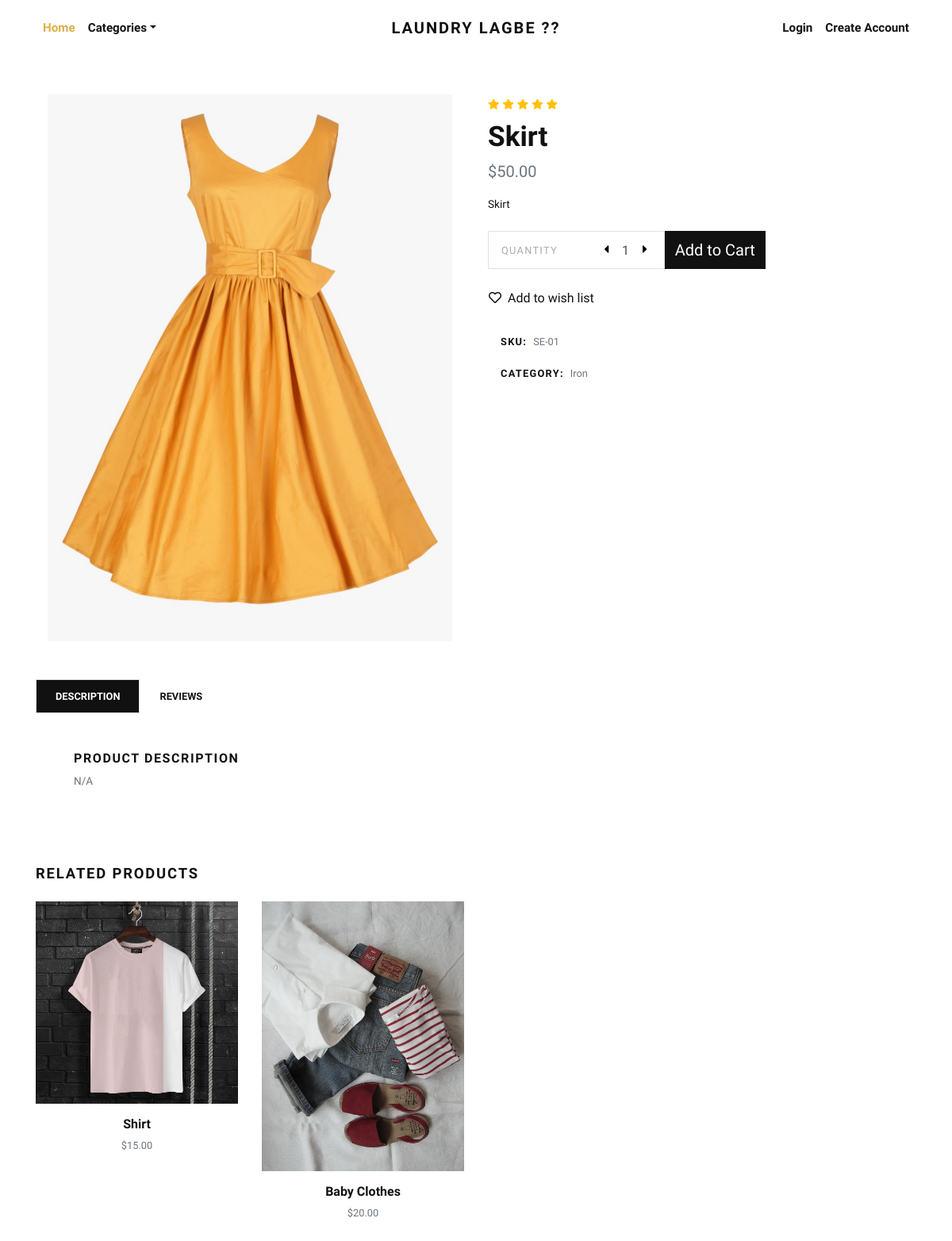
The app's page /product/skirt/ with its own data.
### store/models.py (models this page shows, shortened)
class Product(models.Model):
    title = models.CharField(max_length=150, verbose_name="Product Title")
    slug = models.SlugField(max_length=160, verbose_name="Product Slug")
    sku = models.CharField(max_length=255, unique=True, verbose_name="Unique Product ID (SKU)")
    short_description = models.TextField(verbose_name="Short Description")
    detail_description = models.TextField(blank=True, null=True, verbose_name="Detail Description")
    product_image = models.ImageField(upload_to='product', blank=True, null=True, verbose_name="Product Image")
    price = models.DecimalField(max_digits=8, decimal_places=2)
    category = models.ForeignKey(Category, verbose_name="Product Categoy", on_delete=models.CASCADE)
    is_active = models.BooleanField(verbose_name="Is Active?")
    is_featured = models.BooleanField(verbose_name="Is Featured?")
    created_at = models.DateTimeField(auto_now_add=True, verbose_name="Created Date")
    updated_at = models.DateTimeField(auto_now=True, verbose_name="Updated Date")
    class Meta:
        verbose_name_plural = 'Products'
        ordering = ('-created_at', )

class Category(models.Model):
    title = models.CharField(max_length=50, verbose_name="Category Title")
    slug = models.SlugField(max_length=55, verbose_name="Category Slug")
    description = models.TextField(blank=True, verbose_name="Category Description")
    category_image = models.ImageField(upload_to='category', blank=True, null=True, verbose_name="Category Image")
    is_active = models.BooleanField(verbose_name="Is Active?")
    is_featured = models.BooleanField(verbose_name="Is Featured?")
    created_at = models.DateTimeField(auto_now_add=True, verbose_name="Created Date")
    updated_at = models.DateTimeField(auto_now=True, verbose_name="Updated Date")
    class Meta:
        verbose_name_plural = 'Categories'
        ordering = ('-created_at', )
    def __str__(self):
        return self.title

### store/views.py (the view)
# urls.py: path('product/<slug:slug>/', views.detail, name="product-detail"),
def detail(request, slug):
    product = get_object_or_404(Product, slug=slug)
    related_products = Product.objects.exclude(id=product.id).filter(is_active=True, category=product.category)
    context = {
        'product': product,
        'related_products': related_products,
    }
    return render(request, 'store/detail.html', context)

### store/context_preprocessors.py (called while the page is built)
def store_menu(request):
    categories = Category.objects.filter(is_active=True)
    context = {
        'categories_menu': categories,
    }
    return context

def cart_menu(request):
    if request.user.is_authenticated:
        cart_items= Cart.objects.filter(user=request.user)
        context = {
            'cart_items': cart_items,
        }
    else:
        context = {}
    return context

### templates/store/detail.html (shortened to what this page needs)
{% extends 'base.html' %}
{% load static %}
    {% block content %}
      <section class="py-5">
        <div class="container">
          <div class="row mb-5">
            <div class="col-lg-6">
              <div class="row m-sm-0">
                <div class="col-sm-12 order-1 order-sm-2">
                  <div class="owl-carousel product-slider" data-slider-id="1">
                    {% if product.product_image %}
                      <a class="d-block" href="{{product.product_image.url}}" data-lightbox="product" title="{{product.title}}"><img class="img-fluid" src="{{product.product_image.url}}" alt="{{product.title}}"></a>
                      {% else %}
                      <a class="d-block" href="{% static 'img/product-detail-1.jpg' %}" data-lightbox="product" title="{{product.title}}"><img class="img-fluid" src="{% static 'img/product-detail-1.jpg' %}" alt="{{product.title}}"></a>
                    {% endif %}
                  </div>
                </div>
              </div>
            </div>
            <div class="col-lg-6">
              <ul class="list-inline mb-2">
                <li class="list-inline-item m-0"><i class="fas fa-star small text-warning"></i></li>
                <li class="list-inline-item m-0"><i class="fas fa-star small text-warning"></i></li>
                <li class="list-inline-item m-0"><i class="fas fa-star small text-warning"></i></li>
                <li class="list-inline-item m-0"><i class="fas fa-star small text-warning"></i></li>
                <li class="list-inline-item m-0"><i class="fas fa-star small text-warning"></i></li>
              </ul>
              <h1>{{product.title}}</h1>
              <p class="text-muted lead">${{product.price}}</p>
              <p class="text-small mb-4">{{product.short_description}}</p>
              <div class="row align-items-stretch mb-4">
                <div class="col-sm-5 pr-sm-0">
                  <div class="border d-flex align-items-center justify-content-between py-1 px-3 bg-white border-white"><span class="small text-uppercase text-gray mr-4 no-select">Quantity</span>
                    <div class="quantity">
                      <button class="dec-btn p-0"><i class="fas fa-caret-left"></i></button>
                      <input name="quantity" class="form-control border-0 shadow-0 p-0" type="text" value="1">
                      <button class="inc-btn p-0"><i class="fas fa-caret-right"></i></button>
                    </div>
                  </div>
                </div>
                <div class="col-sm-3 pl-sm-0">
                  <form action="{% url 'store:add-to-cart' %}">
                    <button type="submit" class="btn btn-dark btn-lg btn-block h-100 d-flex align-items-center justify-content-center px-0">Add to Cart</button>
                  </form>
                </div>
              </div><a class="btn btn-link text-dark p-0 mb-4" href="#"><i class="far fa-heart mr-2"></i>Add to wish list</a><br>
              <ul class="list-unstyled small d-inline-block">
                <li class="px-3 py-2 mb-1 bg-white"><strong class="text-uppercase">SKU:</strong><span class="ml-2 text-muted">{{product.sku}}</span></li>
                <li class="px-3 py-2 mb-1 bg-white text-muted"><strong class="text-uppercase text-dark">Category:</strong><a class="reset-anchor ml-2" href="{% url 'store:category-products' product.category.slug %}">{{product.category}}</a></li>
              </ul>
            </div>
          </div>
          <ul class="nav nav-tabs border-0" id="myTab" role="tablist">
            <li class="nav-item"><a class="nav-link active" id="description-tab" data-toggle="tab" href="#description" role="tab" aria-controls="description" aria-selected="true">Description</a></li>
            <li class="nav-item"><a class="nav-link" id="reviews-tab" data-toggle="tab" href="#reviews" role="tab" aria-controls="reviews" aria-selected="false">Reviews</a></li>
          </ul>
          <div class="tab-content mb-5" id="myTabContent">
            <div class="tab-pane fade show active" id="description" role="tabpanel" aria-labelledby="description-tab">
              <div class="p-4 p-lg-5 bg-white">
                <h6 class="text-uppercase">Product description </h6>
                <p class="text-muted text-small mb-0">{{product.detail_description}}</p>
              </div>
            </div>
          </div>
          <h2 class="h5 text-uppercase mb-4">Related products</h2>
          <div class="row">
            {% if related_products %}
              {% for rp in related_products %}
                <div class="col-lg-3 col-sm-6">
                  <div class="product text-center skel-loader">
                    <div class="d-block mb-3 position-relative">
                      <a class="d-block" href="{% url 'store:product-detail' rp.slug %}">
                        {% if rp.product_image %}
                          <img class="img-fluid w-100" src="{{rp.product_image.url}}" alt="{{rp.title}}">
                        {% else %}
                        <img class="img-fluid w-100" src="{% static 'img/product-1.jpg' %}" alt="{{rp.title}}">
                        {% endif %}
                      </a>
                    </div>
                    <h6> <a class="reset-anchor" href="{% url 'store:product-detail' rp.slug %}">{{rp.title}}</a></h6>
                    <p class="small text-muted">${{rp.price}}</p>
                  </div>
                </div>
              {% endfor %}
            {% endif %}
          </div>
        </div>
      </section>
      {% endblock content %}

### templates/base.html (shortened to what this page needs)
{% load static %}
<!DOCTYPE html>
<html>
  <head>
    <link rel="stylesheet" href="{% static 'vendor/bootstrap/css/bootstrap.min.css' %}">
    <link rel="stylesheet" href="{% static 'vendor/lightbox2/css/lightbox.min.css' %}">
    <link rel="stylesheet" href="{% static 'vendor/nouislider/nouislider.min.css' %}">
    <link rel="stylesheet" href="{% static 'vendor/bootstrap-select/css/bootstrap-select.min.css' %}">
    <link rel="stylesheet" href="{% static 'vendor/owl.carousel2/assets/owl.carousel.min.css' %}">
    <link rel="stylesheet" href="{% static 'vendor/owl.carousel2/assets/owl.theme.default.css' %}">
    <link rel="stylesheet" href="{% static 'css/style.default.css' %}" id="theme-stylesheet">
    <link rel="stylesheet" href="{% static 'css/custom.css' %}">
  </head>
  <body>
    <div class="page-holder">
      {% include 'navbar.html' %}
      {% block content %}
      {% endblock content %}
      {% include 'scripts.html' %}

### templates/navbar.html (shortened to what this page needs)
{% load static %}
      <header class="header bg-white">
        <div class="container px-0 px-lg-3">
          <nav class="navbar navbar-expand-lg navbar-light py-3 px-lg-0"><a class="navbar-brand" href="{% url 'store:home' %}"><span class="font-weight-bold text-uppercase text-dark">Laundry Lagbe ??</span></a>
            <div class="collapse navbar-collapse" id="navbarSupportedContent">
              <ul class="navbar-nav mr-auto">
                <li class="nav-item">
                  <a class="nav-link active" href="{% url 'store:home' %}">Home</a>
                </li>
                <li class="nav-item dropdown"><a class="nav-link dropdown-toggle" id="pagesDropdown" href="#" data-toggle="dropdown" aria-haspopup="true" aria-expanded="false">Categories</a>
                </li>
              </ul>
              <ul class="navbar-nav ml-auto">
                {% if request.user.is_authenticated %}
                  <li class="nav-item"><a class="nav-link" href="{% url 'store:cart' %}"> <i class="fas fa-dolly-flatbed mr-1 text-gray"></i>Cart<small class="text-gray">({{cart_items.count}})</small></a></li>
                  <li class="nav-item"><a class="nav-link" href="#"> <i class="far fa-heart mr-1"></i><small class="text-gray"> (0)</small></a></li>
                  {% comment %} <li class="nav-item"><a class="nav-link" href="#"> <i class="fas fa-user-alt mr-1 text-gray"></i>My Account</a></li> {% endcomment %}
                  <li class="nav-item dropdown"><a class="nav-link dropdown-toggle" id="pagesDropdown" href="#" data-toggle="dropdown" aria-haspopup="true" aria-expanded="false"><i class="fas fa-user-alt mr-1 text-gray"></i>My Account</a></a>
                  <div class="dropdown-menu mt-3" aria-labelledby="pagesDropdown">
                      <a class="dropdown-item border-0 transition-link" href="{% url 'store:profile' %}">Profile</a>
                      <a class="dropdown-item border-0 transition-link" href="{% url 'store:cart' %}">Cart</a>
                      <a class="dropdown-item border-0 transition-link" href="{% url 'store:orders' %}">Orders</a>
                      <a class="dropdown-item border-0 transition-link" href="{% url 'store:password-change' %}">Change Password</a>
                    <hr>
                    <a class="dropdown-item border-0 transition-link" href="{% url 'store:logout' %}">Log Out</a>
                </li>
                {% else %}
                  <li class="nav-item"><a class="nav-link" href="{% url 'store:login' %}">Login</a></li>
                  <li class="nav-item"><a class="nav-link" href="{% url 'store:register' %}">Create Account</a></li>
                {% endif %}
              </ul>
            </div>
          </nav>
        </div>
      </header>

### templates/scripts.html (shortened to what this page needs)
{% load static %}
      <link rel="stylesheet" href="https://use.fontawesome.com/releases/v5.7.1/css/all.css">
    </div>
  </body>
</html>

### cse499/static/css/style.default.css (style rules this page uses)
.text-small { font-size: 0.85rem !important; }
.text-gray { color: #aaa !important; }
strong { font-weight: 700; }
.navbar { position: relative; }
@media (min-width: 992px) { .navbar-brand { position: absolute; top: 50%; left: 50%; -webkit-transform: translate(-50%, -50%); transform: translate(-50%, -50%); } }
.product img { -webkit-filter: grayscale(40%); filter: grayscale(40%); transition: all 0.3s; }
.quantity { display: -ms-flexbox; display: flex; -ms-flex-align: center; align-items: center; font-family: inherit; }
.quantity input { width: 2rem; text-align: center; }
.quantity button { background: none; border: none; width: 1rem; outline: none; }
.text-uppercase { text-transform: uppercase; letter-spacing: 0.1em; }
.border { border: 1px solid #dee2e6 !important; }
.shadow-0 { box-shadow: none !important; }
.reset-anchor { color: inherit; transition: all 0.3s; }
.no-select { cursor: default; -webkit-user-select: none; -moz-user-select: none; -ms-user-select: none; user-select: none; }
.navbar { padding: 0.5rem 1rem; }
.navbar-brand { display: inline-block; padding-top: 0.3125rem; padding-bottom: 0.3125rem; margin-right: 1rem; font-size: 1.25rem; }
.navbar-light .navbar-brand { color: #dcb14a; }
.navbar-light .navbar-nav .nav-link { color: rgba(17, 17, 17, 0.99); font-weight: 800; font-size: 0.95rem; transition: all 0.3s; }
.navbar-light .navbar-nav .show > .nav-link, .navbar-light .navbar-nav .active > .nav-link, .navbar-light .navbar-nav .nav-link.show, .navbar-light .navbar-nav .nav-link.active { color: #dcb14a; }
.btn { font-weight: 400; border: 1px solid transparent; font-family: inherit; padding: 0.375rem 1.5rem; font-size: 1rem; line-height: 1.5; border-radius: 0; transition: color 0.15s ease-in-out, background-color 0.15s ease-in-out, border-color 0.15s ease-in-out, box-shadow 0.15s ease-in-out; }
.btn-link { font-weight: 400; color: #dcb14a; }
.btn-dark { color: #fff; background-color: #111111; border-color: #111111; }
.btn-lg { padding: 0.5rem 1rem; font-size: 1.25rem; line-height: 1.5; border-radius: 0; }
body { font-family: "Libre Franklin", sans-serif; font-size: 1rem; font-weight: 400; line-height: 1.5; color: #111111; background-color: #fff; }
a { color: #dcb14a; text-decoration: none; }
h1, h2, h3, h4, h5, h6, .h1, .h2, .h3, .h4, .h5, .h6 { margin-bottom: 0.5rem; font-family: inherit; font-weight: 900; line-height: 1.2; color: inherit; }
h1, .h1 { font-size: 2.2rem; }
h2, .h2 { font-size: 1.9rem; }
h5, .h5 { font-size: 1.15rem; }
h6, .h6 { font-size: 1rem; }
.lead { font-size: 1.25rem; font-weight: 300; }
small, .small { font-size: 80%; font-weight: 400; }
.text-warning { color: #ffc107 !important; }
.text-dark { color: #111111 !important; }
.form-control { padding: 0.375rem 0.75rem; font-size: 1rem; line-height: 1.5; color: #495057; background-color: #fff; border: 1px solid #ced4da; border-radius: 0; transition: border-color 0.15s ease-in-out, box-shadow 0.15s ease-in-out; }
.form-control::placeholder { color: #adb5bd; font-size: 0.85rem; font-weight: 400; }
.nav-link { padding: 0.5rem 1rem; }
.nav-tabs .nav-item { margin-bottom: -1px; }
.nav-tabs .nav-link { border: 1px solid transparent; font-family: inherit; color: #111111; text-transform: uppercase; font-size: 0.8rem; transition: all 0.3s; font-weight: 700; padding: 0.7rem 1.5rem; background: #fff; border-top-left-radius: 0; border-top-right-radius: 0; }
.nav-tabs .nav-link.active, .nav-tabs .nav-link:hover, .nav-tabs .nav-item.show .nav-link { background: #111111; background-color: #111111; color: #fff; }

### records on screen
Product: product_image (picture), title "Skirt", price "50.00", short_description "Skirt", sku "SE-01", category "Iron", detail_description "N/A"
Product: product_image (picture), title "Shirt", price "15.00"
Product: product_image (picture), title "Baby Clothes", price "20.00"
